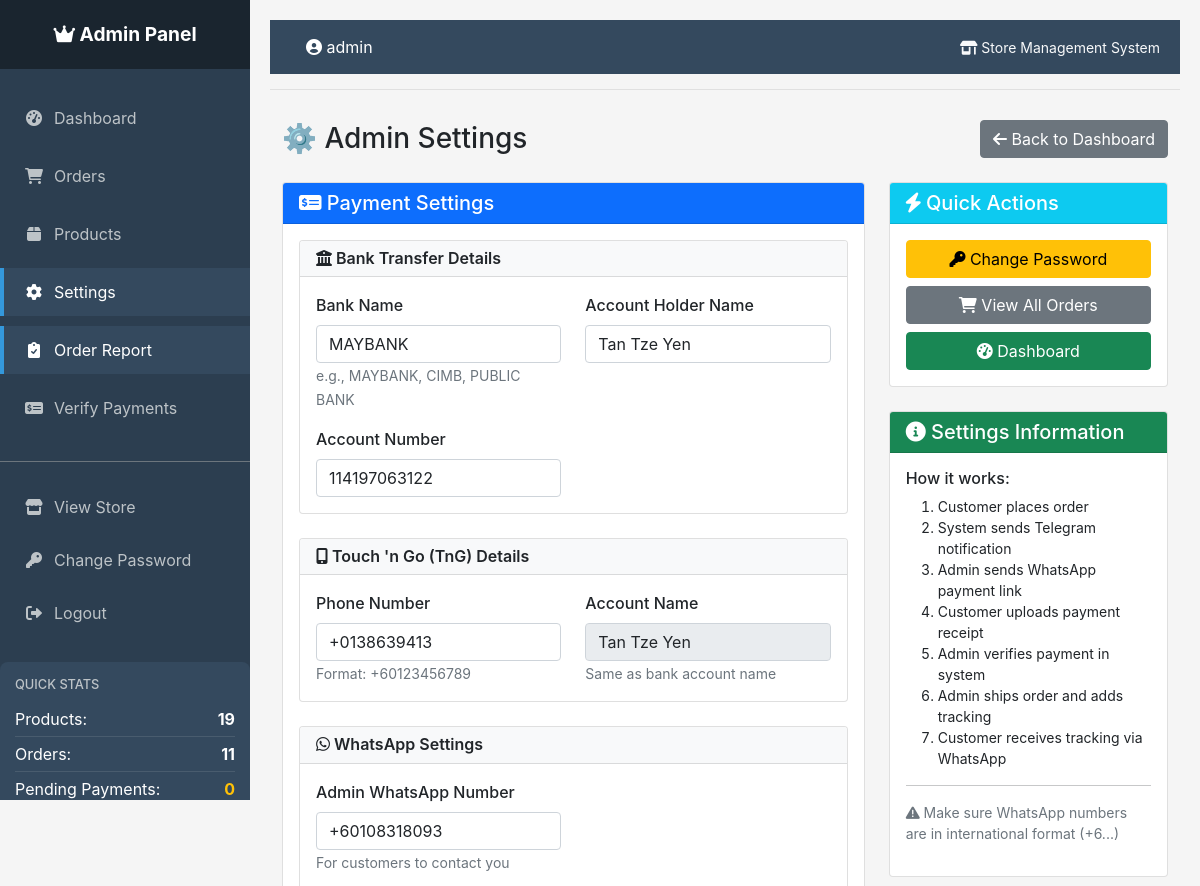
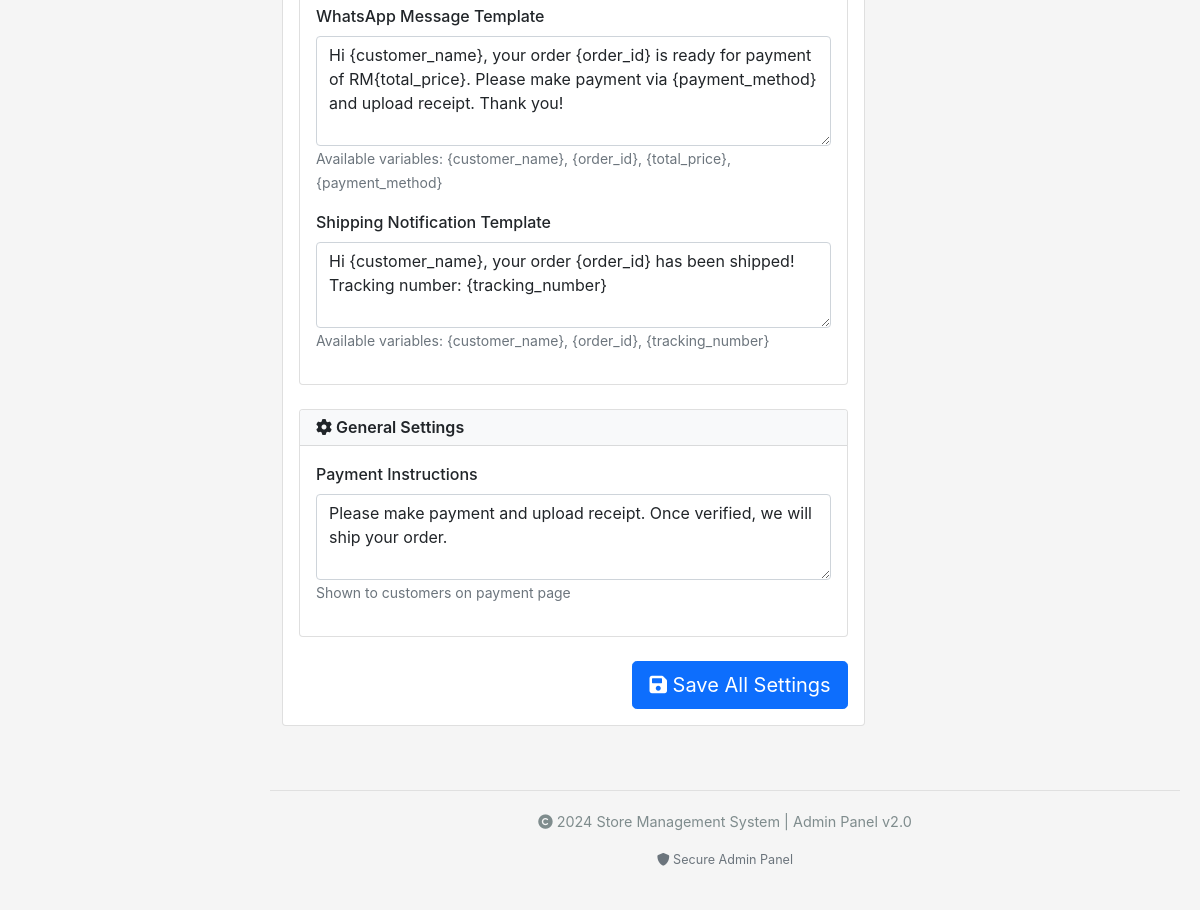
Page /admin/settings (signed in) on the committed database (2 pictures, top to bottom).
### tables this page shows
CREATE TABLE admin_settings (
            id INTEGER PRIMARY KEY AUTOINCREMENT,
            setting_key TEXT UNIQUE NOT NULL,
            setting_value TEXT,
            setting_type TEXT DEFAULT 'text',
            description TEXT,
            updated_at TIMESTAMP DEFAULT CURRENT_TIMESTAMP
        );

### app.py (the view, shortened to what this page needs)
@app.route('/admin/settings', methods=['GET', 'POST'])
@admin_required
def admin_settings():
    settings = get_settings()
    return render_template('admin_settings.html', settings=settings)

### app.py (called while the page is built)
def get_db_connection():
    conn = sqlite3.connect(app.config['DATABASE'])
    conn.row_factory = sqlite3.Row
    return conn

@app.before_request
def before_request():
    g.conn = get_db_connection()

@app.teardown_request
def teardown_request(exception):
    if hasattr(g, 'conn'):
        g.conn.close()

def admin_required(f):
    @wraps(f)
    def decorated_function(*args, **kwargs):
        if 'admin_logged_in' not in session:
            return redirect(url_for('admin_login'))
        return f(*args, **kwargs)
    return decorated_function

def get_settings():
    settings = g.conn.execute('SELECT * FROM admin_settings').fetchall()
    return {row['setting_key']: row['setting_value'] for row in settings}

@app.context_processor
def inject_pending_payments():
    if hasattr(g, 'conn'):
        pending_count = g.conn.execute(
            'SELECT COUNT(*) FROM orders WHERE payment_status = "pending_verification"'
        ).fetchone()[0]
        return dict(pending_payments=pending_count)
    return dict(pending_payments=0)

### templates/admin_settings.html (shortened to what this page needs)
{% extends "admin_base.html" %}
{% block content %}
<div class="container-fluid">
    <div class="d-flex justify-content-between align-items-center mb-4">
        <h1 class="h3 mb-0">⚙️ Admin Settings</h1>
        <a href="{{ url_for('admin_dashboard') }}" class="btn btn-secondary">
            <i class="fas fa-arrow-left"></i> Back to Dashboard
        </a>
    </div>
    <div class="row">
        <div class="col-lg-8">
            <div class="card mb-4">
                <div class="card-header bg-primary text-white">
                    <h5 class="mb-0"><i class="fas fa-money-check-alt"></i> Payment Settings</h5>
                </div>
                <div class="card-body">
                    <form method="POST" action="{{ url_for('admin_settings') }}">
                        <div class="card mb-4">
                            <div class="card-header bg-light">
                                <h6 class="mb-0"><i class="fas fa-university"></i> Bank Transfer Details</h6>
                            </div>
                            <div class="card-body">
                                <div class="row mb-3">
                                    <div class="col-md-6">
                                        <label class="form-label">Bank Name</label>
                                        <input type="text" class="form-control"
                                               name="setting_bank_name"
                                               value="{{ settings.bank_name }}">
                                        <small class="text-muted">e.g., MAYBANK, CIMB, PUBLIC BANK</small>
                                    </div>
                                    <div class="col-md-6">
                                        <label class="form-label">Account Holder Name</label>
                                        <input type="text" class="form-control"
                                               name="setting_bank_account_name"
                                               value="{{ settings.bank_account_name }}">
                                    </div>
                                </div>
                                <div class="row">
                                    <div class="col-md-6">
                                        <label class="form-label">Account Number</label>
                                        <input type="text" class="form-control"
                                               name="setting_bank_account_number"
                                               value="{{ settings.bank_account_number }}">
                                    </div>
                                </div>
                            </div>
                        </div>
                        <div class="card mb-4">
                            <div class="card-header bg-light">
                                <h6 class="mb-0"><i class="fas fa-mobile-alt"></i> Touch 'n Go (TnG) Details</h6>
                            </div>
                            <div class="card-body">
                                <div class="row">
                                    <div class="col-md-6">
                                        <label class="form-label">Phone Number</label>
                                        <input type="text" class="form-control"
                                               name="setting_tng_phone_number"
                                               value="{{ settings.tng_phone_number }}">
                                        <small class="text-muted">Format: +60123456789</small>
                                    </div>
                                    <div class="col-md-6">
                                        <label class="form-label">Account Name</label>
                                        <input type="text" class="form-control"
                                               name="setting_bank_account_name"
                                               value="{{ settings.bank_account_name }}" readonly>
                                        <small class="text-muted">Same as bank account name</small>
                                    </div>
                                </div>
                            </div>
                        </div>
                        <div class="card mb-4">
                            <div class="card-header bg-light">
                                <h6 class="mb-0"><i class="fab fa-whatsapp"></i> WhatsApp Settings</h6>
                            </div>
                            <div class="card-body">
                                <div class="row mb-3">
                                    <div class="col-md-6">
                                        <label class="form-label">Admin WhatsApp Number</label>
                                        <input type="text" class="form-control"
                                               name="setting_admin_whatsapp_number"
                                               value="{{ settings.admin_whatsapp_number }}">
                                        <small class="text-muted">For customers to contact you</small>
                                    </div>
                                </div>
                                <div class="mb-3">
                                    <label class="form-label">WhatsApp Message Template</label>
                                    <textarea class="form-control" rows="4"
                                              name="setting_whatsapp_message">{{ settings.whatsapp_message }}</textarea>
                                    <small class="text-muted">
                                        Available variables: {customer_name}, {order_id}, {total_price}, {payment_method}
                                    </small>
                                </div>
                                <div class="mb-3">
                                    <label class="form-label">Shipping Notification Template</label>
                                    <textarea class="form-control" rows="3"
                                              name="setting_shipping_message">{{ settings.shipping_message }}</textarea>
                                    <small class="text-muted">
                                        Available variables: {customer_name}, {order_id}, {tracking_number}
                                    </small>
                                </div>
                            </div>
                        </div>
                        <div class="card mb-4">
                            <div class="card-header bg-light">
                                <h6 class="mb-0"><i class="fas fa-cog"></i> General Settings</h6>
                            </div>
                            <div class="card-body">
                                <div class="mb-3">
                                    <label class="form-label">Payment Instructions</label>
                                    <textarea class="form-control" rows="3"
                                              name="setting_payment_instructions">{{ settings.payment_instructions }}</textarea>
                                    <small class="text-muted">Shown to customers on payment page</small>
                                </div>
                            </div>
                        </div>
                        <div class="text-end">
                            <button type="submit" class="btn btn-primary btn-lg">
                                <i class="fas fa-save"></i> Save All Settings
                            </button>
                        </div>
                    </form>
                </div>
            </div>
        </div>
        <div class="col-lg-4">
            <div class="card mb-4">
                <div class="card-header bg-info text-white">
                    <h5 class="mb-0"><i class="fas fa-bolt"></i> Quick Actions</h5>
                </div>
                <div class="card-body">
                    <div class="d-grid gap-2">
                        <a href="{{ url_for('change_password') }}" class="btn btn-warning">
                            <i class="fas fa-key"></i> Change Password
                        </a>
                        <a href="{{ url_for('admin_orders') }}" class="btn btn-secondary">
                            <i class="fas fa-shopping-cart"></i> View All Orders
                        </a>
                        <a href="{{ url_for('admin_dashboard') }}" class="btn btn-success">
                            <i class="fas fa-tachometer-alt"></i> Dashboard
                        </a>
                    </div>
                </div>
            </div>
            <div class="card">
                <div class="card-header bg-success text-white">
                    <h5 class="mb-0"><i class="fas fa-info-circle"></i> Settings Information</h5>
                </div>
                <div class="card-body">
                    <h6>How it works:</h6>
                    <ol class="small">
                        <li>Customer places order</li>
                        <li>System sends Telegram notification</li>
                        <li>Admin sends WhatsApp payment link</li>
                        <li>Customer uploads payment receipt</li>
                        <li>Admin verifies payment in system</li>
                        <li>Admin ships order and adds tracking</li>
                        <li>Customer receives tracking via WhatsApp</li>
                    </ol>
                    <hr>
                    <p class="small text-muted">
                        <i class="fas fa-exclamation-triangle"></i> Make sure WhatsApp numbers are in international format (+6...)
                    </p>
                </div>
            </div>
        </div>
    </div>
</div>
{% endblock %}

### templates/admin_base.html (style rules this page uses)
body { font-family: -apple-system, BlinkMacSystemFont, 'Segoe UI', Roboto, Oxygen, Ubuntu, Cantarell, sans-serif; background-color: #f5f5f5; }

### templates/admin_settings.html (style rules this page uses)
.card-header h6 { font-size: 1rem; font-weight: 600; }
.form-label { font-weight: 500; }

### rows in the picture
admin_settings: setting_bank_name "MAYBANK"
admin_settings: setting_bank_account_name "Tan Tze Yen"
admin_settings: setting_bank_account_number "114197063122"
admin_settings: setting_tng_phone_number "+0138639413"
admin_settings: setting_admin_whatsapp_number "+60108318093"
admin_settings: setting_whatsapp_message "Hi {customer_name}, your order {order_id} is ready for payment of RM{total_price}. Please make payment via {payment_method} and upload receipt. Thank you!"
admin_settings: setting_shipping_message "Hi {customer_name}, your order {order_id} has been shipped! Tracking number: {tracking_number}"
admin_settings: setting_payment_instructions "Please make payment and upload receipt. Once verified, we will ship your order."

### other values in the picture
{{ stats['product_count'] if stats else 0 }} "19"
{{ order_stats['order_count'] if order_stats else 0 }} "11"
{{ pending_stats['pending_count'] if pending_stats else 0 }} "0"
{{ session.get('admin_username', 'Admin') }} "admin"
